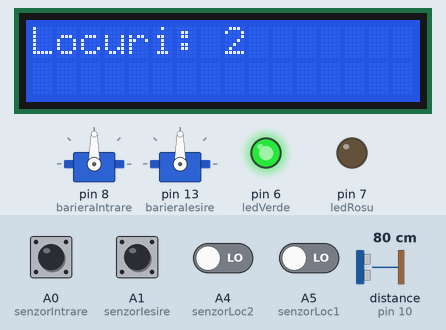
A sketch run on a simulated Arduino Uno, built with avr-gcc and run on an emulated ATmega328P. Shown: 2 × servo, 16×2 character LCD, output pins drawn as LEDs (lit = HIGH). Wiring (inferred from the names in the program): ultrasonic range finder: trigger pin 9; echo pin 10. The test bench sets the inputs (shaded band); at power-on: A0 (senzorIntrare), A1 (senzorIesire) HIGH, A4 (senzorLoc2), A5 (senzorLoc1) LOW, distance to the obstacle (sensor on pin 10) 80 cm. The echo pulse lasts 58.3 µs per cm; pins used as bus, display or sensor lines are not drawn; what the sketch prints to the serial monitor is not drawn.

Above: at 1.2 s.
1.3 s: distance to the obstacle (sensor on pin 10) set to 35 cm
4.3 s: distance to the obstacle (sensor on pin 10) set to 2 cm
7.3 s: A0 (senzorIntrare) pulsed LOW 2 times (0.12 s each, 0.3 s apart)
At 10.7 s:
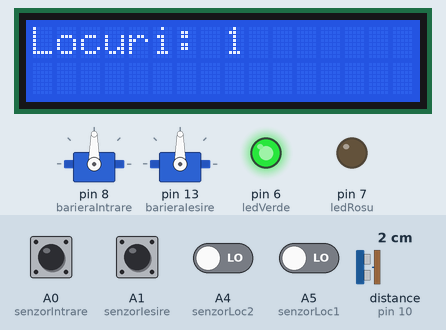
10.9 s: A4 (senzorLoc2) driven HIGH
13.9 s: A5 (senzorLoc1) driven HIGH
Timing chart, 0 to 16.4 s (numbered marks = the images above; inputs shaded):
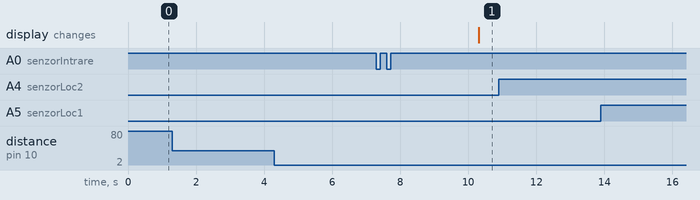

The sketch:

cod_parcare.ino
```cpp
#include <Servo.h>
#include <LiquidCrystal.h>

#define RS 12
#define E 11
#define D4 2
#define D5 3
#define D6 4
#define D7 5
#define MAX_LOCURI_PARCARE 2
#define PARCARE_PLINA 0

int nrLocuriParcare = MAX_LOCURI_PARCARE;

Servo barieraIntrare, barieraIesire;

LiquidCrystal lcd(RS, E, D4, D5, D6, D7);

const int echoPin = 10 ;
const int triggerPin = 9;

const int ledVerde = 6;
const int ledRosu = 7;

int senzorIntrare = A0;
int senzorIesire = A1;
int senzorLoc1 = A5;
int senzorLoc2 = A4;

unsigned long startStationare1 = 0, startStationare2=0;
unsigned int suma1 = 0, suma2=0;
int locOcupat1 = false, locOcupat2 = false;

//functie responsabila pentru comutarea barierei
void ridicaBariera(Servo servo){
    servo.write(0);
    delay(3000);
    servo.write(90);
}

//functie responsabila cu citirea starii senzorului cu ultrasunete
long citesteDistantaSenzor() {
    long duration, distance;

    digitalWrite(triggerPin, LOW);
    delayMicroseconds(2);
    digitalWrite(triggerPin, HIGH);
    delayMicroseconds(10);
    digitalWrite(triggerPin, LOW);

    duration = pulseIn(echoPin, HIGH);
    distance = (duration / 2) / 29.1;

    return distance;
}

//functie responsabila cu gestionarea senzorului de la intrare
void gestioneazaIntrare() {
    long distanta= citesteDistantaSenzor();
    int stareIntrare = digitalRead(senzorIntrare);

    if (stareIntrare == LOW && nrLocuriParcare > PARCARE_PLINA && nrLocuriParcare <= MAX_LOCURI_PARCARE && distanta<8) {
        ridicaBariera(barieraIntrare);
        nrLocuriParcare--;
    }
}

//functie responsabila cu gestionarea senzorului de la iesire
void gestioneazaIesire() {
    int stareIesire = digitalRead(senzorIesire);

    if (stareIesire == LOW && nrLocuriParcare < MAX_LOCURI_PARCARE) {
        ridicaBariera(barieraIesire);
        nrLocuriParcare++;
    }
}

//functie responsabila cu afisarea pe LCD a numarului de locuri
void afiseazaNumarLocuri() {
    lcd.setCursor(8, 0);
    lcd.print("     ");
    lcd.setCursor(8, 0);
    lcd.print(nrLocuriParcare);
}

//functie responsabila cu aprinderea celor 2 leduri
void gestioneazaLeduri(){
    if (nrLocuriParcare == 0) {
      digitalWrite(ledVerde, LOW);
      digitalWrite(ledRosu, HIGH);
    } else {
      digitalWrite(ledVerde, HIGH);
      digitalWrite(ledRosu, LOW);
    }
}

//functie responsabila cu afisarea sumei de plata in Serial Monitor
void afisareSumaPlata(int sumaAfisare){
  Serial.print("Aveti de plata suma de: ");
  Serial.print(sumaAfisare);
  Serial.println(" lei");
  Serial.println('\n');
  Serial.println("Va rugam introduceti suma de plata!");
}

//functie responsabila cu plata sumei din Serial Monitor
void calculeazaSuma(int suma){
  afisareSumaPlata(suma);

  while (Serial.available() == 0) {
  }

  int numar = Serial.parseInt();
  if (suma == numar) {
    Serial.print("Suma a fost achitata, va multumim si o zi frumoasa ");
  }

  while (numar < suma) {
    suma = suma - numar;
    Serial.print("Mai aveti de introdus: ");
    Serial.print(suma);
    Serial.println(" lei");
    numar = Serial.parseInt();
  }

  if (numar > suma) {
    Serial.print("Va rugam ridicati restul: ");
    Serial.print(numar - suma);
    Serial.println(" lei");
  }
  suma = 0;
  Serial.print("Suma a fost achitata, va multumim si o zi frumoasa! ");
  Serial.println('\n');
}

//functie responsabila cu gestionarea senzorilor de pe fiecare loc de parcare
void gestioneazaLocParcare(int senzorLoc, int &locOcupat, unsigned long &startStationare, unsigned int &suma) {
  int numar = 0;
  int stareLocParcare = digitalRead(senzorLoc);
  if (stareLocParcare == LOW && !locOcupat) {
    locOcupat = true;
    startStationare = millis();
    Serial.println("Masina a intrat in locul de parcare");
  }
  else if (stareLocParcare == HIGH && locOcupat) {
    locOcupat = false;
    unsigned int suma = calculTimpParcare(startStationare);
    if(suma > 0){
      calculeazaSuma(suma);
    }
  }
}

//functie responsabila cu, calculul timpului petrecut in parcare pe fiecare loc
unsigned int calculTimpParcare(unsigned long start){
  unsigned long stopStationare = millis();
  unsigned long timpParcare = stopStationare - start;

  Serial.print("Masina a stat in parcare pentru: ");
  Serial.print(timpParcare / 1000);
  Serial.println(" secunde");

  return timpParcare / 1000 * 2;
}


void setup() {
  Serial.begin(9600);
  barieraIntrare.attach(8);
  barieraIesire.attach(13);

  pinMode(echoPin, INPUT);
  pinMode(triggerPin, OUTPUT);

  pinMode(ledVerde, OUTPUT);
  pinMode(ledRosu, OUTPUT);

  lcd.begin(16, 2);
  lcd.print("Locuri: ");
  lcd.setCursor(8, 0);
  lcd.print(MAX_LOCURI_PARCARE);

  digitalWrite(ledVerde, HIGH);
  digitalWrite(ledRosu, LOW);

  pinMode(senzorIntrare, INPUT);
  pinMode(senzorIesire, INPUT);

  pinMode(senzorLoc1, INPUT);
  pinMode(senzorLoc2, INPUT);

  barieraIntrare.write(90);
  barieraIesire.write(90);
}

void loop() {
    gestioneazaLeduri();
    gestioneazaIntrare();
    gestioneazaIesire();
    afiseazaNumarLocuri();

    if(nrLocuriParcare>=PARCARE_PLINA && nrLocuriParcare<MAX_LOCURI_PARCARE){
      gestioneazaLocParcare(senzorLoc1, locOcupat1, startStationare1, suma1);
      gestioneazaLocParcare(senzorLoc2, locOcupat2, startStationare2, suma2);
    }
}
```

Measured:
- after the input at 1.3 s, every drawn part: stays the same
- after the input at 4.3 s, every drawn part: stays the same
- after the input at 7.3 s, the display: changes after 3.0 s (image 1)
- after the input at 10.9 s, every drawn part: stays the same
- after the input at 13.9 s, every drawn part: stays the same
